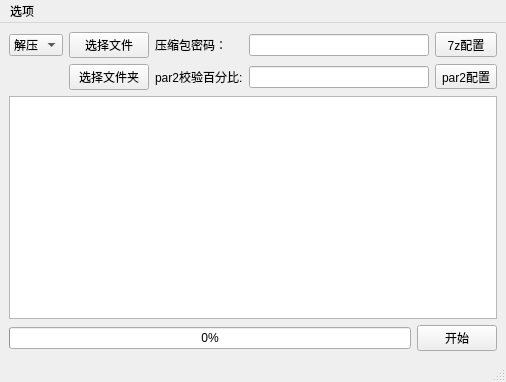
<?xml version="1.0" encoding="UTF-8"?>
<ui version="4.0">
 <class>MainWindow</class>
 <widget class="QMainWindow" name="MainWindow">
  <property name="geometry">
   <rect>
    <x>0</x>
    <y>0</y>
    <width>506</width>
    <height>382</height>
   </rect>
  </property>
  <property name="windowTitle">
   <string>MainWindow</string>
  </property>
  <widget class="QWidget" name="centralwidget">
   <layout class="QGridLayout" name="gridLayout_2">
    <item row="0" column="0">
     <layout class="QVBoxLayout" name="verticalLayout">
      <item>
       <layout class="QGridLayout" name="gridLayout" columnstretch="1,2,1,4,2">
        <item row="0" column="1">
         <widget class="QPushButton" name="select_files">
          <property name="sizePolicy">
           <sizepolicy hsizetype="Ignored" vsizetype="Fixed">
            <horstretch>0</horstretch>
            <verstretch>0</verstretch>
           </sizepolicy>
          </property>
          <property name="text">
           <string>选择文件</string>
          </property>
         </widget>
        </item>
        <item row="1" column="1">
         <widget class="QPushButton" name="select_folders">
          <property name="sizePolicy">
           <sizepolicy hsizetype="Fixed" vsizetype="Fixed">
            <horstretch>0</horstretch>
            <verstretch>0</verstretch>
           </sizepolicy>
          </property>
          <property name="text">
           <string>选择文件夹</string>
          </property>
         </widget>
        </item>
        <item row="0" column="0">
         <widget class="QComboBox" name="unzip_or_zip">
          <item>
           <property name="text">
            <string>解压</string>
           </property>
          </item>
          <item>
           <property name="text">
            <string>压缩</string>
           </property>
          </item>
         </widget>
        </item>
        <item row="0" column="2">
         <widget class="QLabel" name="label">
          <property name="text">
           <string>压缩包密码：</string>
          </property>
         </widget>
        </item>
        <item row="1" column="2">
         <widget class="QLabel" name="label_2">
          <property name="text">
           <string>par2校验百分比:</string>
          </property>
         </widget>
        </item>
        <item row="0" column="3">
         <widget class="QLineEdit" name="customized_parameters_edit">
          <property name="focusPolicy">
           <enum>Qt::ClickFocus</enum>
          </property>
          <property name="clearButtonEnabled">
           <bool>false</bool>
          </property>
         </widget>
        </item>
        <item row="1" column="3">
         <widget class="QLineEdit" name="lineEdit"/>
        </item>
        <item row="1" column="0">
         <spacer name="horizontalSpacer_3">
          <property name="orientation">
           <enum>Qt::Horizontal</enum>
          </property>
          <property name="sizeHint" stdset="0">
           <size>
            <width>40</width>
            <height>20</height>
           </size>
          </property>
         </spacer>
        </item>
        <item row="0" column="4">
         <widget class="QToolButton" name="config_for_7z">
          <property name="sizePolicy">
           <sizepolicy hsizetype="Ignored" vsizetype="Fixed">
            <horstretch>0</horstretch>
            <verstretch>0</verstretch>
           </sizepolicy>
          </property>
          <property name="text">
           <string>7z配置</string>
          </property>
         </widget>
        </item>
        <item row="1" column="4">
         <widget class="QToolButton" name="config_for_par2">
          <property name="text">
           <string>par2配置</string>
          </property>
         </widget>
        </item>
       </layout>
      </item>
      <item>
       <widget class="QTextBrowser" name="textBrowser"/>
      </item>
      <item>
       <layout class="QHBoxLayout" name="horizontalLayout_2">
        <property name="topMargin">
         <number>0</number>
        </property>
        <item>
         <widget class="QProgressBar" name="progressBar">
          <property name="enabled">
           <bool>true</bool>
          </property>
          <property name="sizePolicy">
           <sizepolicy hsizetype="Expanding" vsizetype="Fixed">
            <horstretch>0</horstretch>
            <verstretch>0</verstretch>
           </sizepolicy>
          </property>
          <property name="value">
           <number>0</number>
          </property>
         </widget>
        </item>
        <item>
         <widget class="QPushButton" name="start_and_end">
          <property name="sizePolicy">
           <sizepolicy hsizetype="Fixed" vsizetype="Fixed">
            <horstretch>0</horstretch>
            <verstretch>0</verstretch>
           </sizepolicy>
          </property>
          <property name="text">
           <string>开始</string>
          </property>
         </widget>
        </item>
       </layout>
      </item>
     </layout>
    </item>
   </layout>
  </widget>
  <widget class="QMenuBar" name="menubar">
   <property name="geometry">
    <rect>
     <x>0</x>
     <y>0</y>
     <width>506</width>
     <height>23</height>
    </rect>
   </property>
   <widget class="QMenu" name="settings">
    <property name="focusPolicy">
     <enum>Qt::ClickFocus</enum>
    </property>
    <property name="title">
     <string>选项</string>
    </property>
    <addaction name="action"/>
   </widget>
   <addaction name="settings"/>
  </widget>
  <widget class="QStatusBar" name="statusbar"/>
  <action name="action">
   <property name="checkable">
    <bool>false</bool>
   </property>
   <property name="checked">
    <bool>false</bool>
   </property>
   <property name="text">
    <string>路径配置</string>
   </property>
  </action>
 </widget>
 <resources/>
 <connections/>
</ui>
